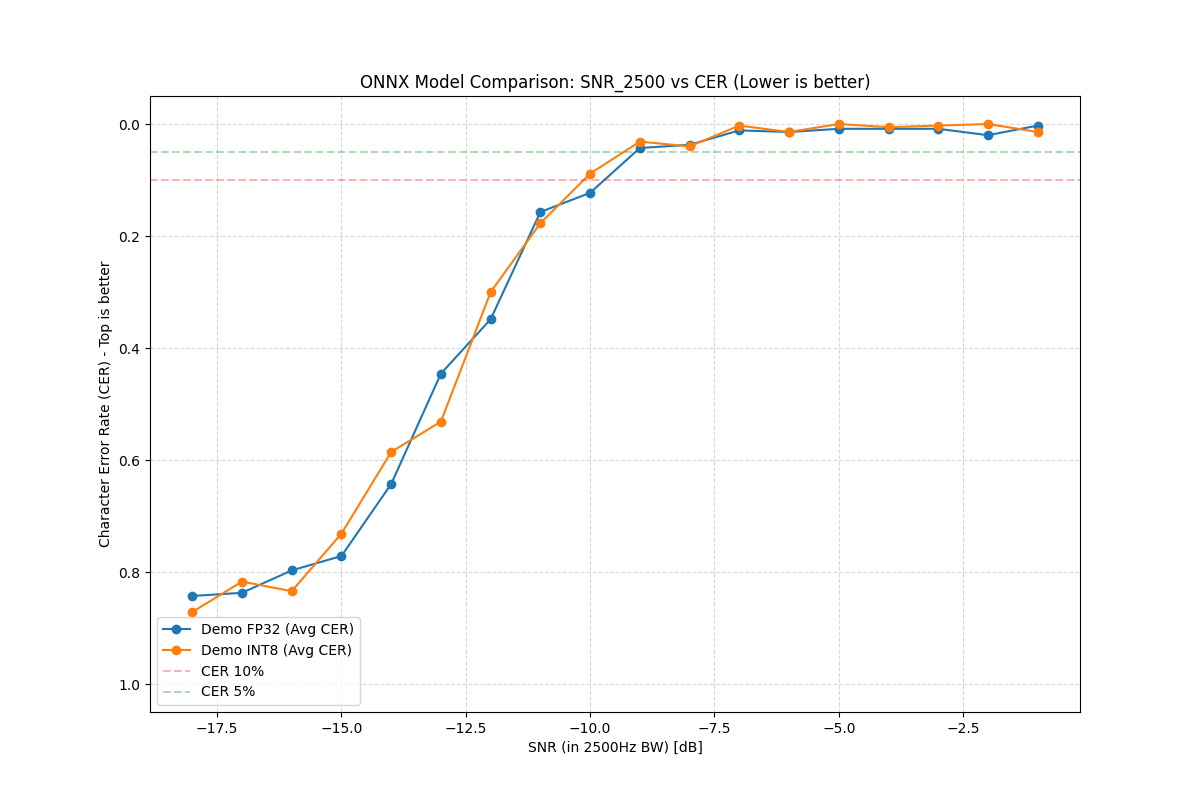

Write the Python code that produced this figure.
import torch
import torchaudio
import numpy as np
import matplotlib.pyplot as plt
import argparse
import os
import sys
import random
import string
import onnxruntime as ort
import concurrent.futures
import multiprocessing
import signal
from tqdm import tqdm
from typing import List, Tuple, Dict

# Add parent directory to path to import modules
sys.path.append(os.path.dirname(os.path.dirname(os.path.abspath(__file__))))

import config
from data_gen import generate_sample, CWDataset, MorseGenerator
from inference_utils import preprocess_waveform, decode_multi_task, calculate_cer

def generate_random_text(length: int = 6) -> str:
    chars = string.ascii_uppercase + string.digits
    return "".join(random.choices(chars, k=length)) + " "

def worker_init():
    """Initialize worker process."""
    # Prevent workers from using multiple threads for torch operations
    # which can cause contention with the parent process and other workers.
    torch.set_num_threads(1)

def generate_sample_wrapper(args):
    """Wrapper for parallel generation."""
    text, snr_2500, wpm, random_freq, fading_speed, min_fading, qrm_prob, impulse_prob = args
    
    freq = random.uniform(config.MIN_FREQ, config.MAX_FREQ) if random_freq else 700.0
    
    # Adaptive WPM logic
    sample_wpm = wpm
    if wpm == 20:
        # We need a temporary generator for estimation
        gen = MorseGenerator()
        sample_wpm = gen.estimate_wpm_for_target_frames(
            text,
            target_frames=int(10.0 * 0.9 * config.SAMPLE_RATE / config.HOP_LENGTH),
            min_wpm=15, max_wpm=45
        )

    waveform, _, _, _ = generate_sample(
        text=text, wpm=sample_wpm, snr_2500=snr_2500, frequency=freq,
        jitter=0.0, weight=1.0, fading_speed=fading_speed, min_fading=min_fading,
        qrm_prob=qrm_prob, impulse_prob=impulse_prob
    )
    
    return waveform.numpy(), text

class ONNXPerformanceEvaluator:
    def __init__(self, model_path: str, executor: concurrent.futures.ProcessPoolExecutor):
        print(f"Loading ONNX model from {model_path}")
        # Dynamic quantization (INT8) often hangs or is unsupported on CUDAExecutionProvider.
        # Use CPU for quantized models, and CUDA for others if available.
        is_quantized = "quantized" in model_path.lower()
        
        available_providers = ort.get_available_providers()
        providers = []
        if not is_quantized and 'CUDAExecutionProvider' in available_providers:
            providers.append('CUDAExecutionProvider')
        providers.append('CPUExecutionProvider')
        
        print(f"Model: {os.path.basename(model_path)} | Quantized: {is_quantized} | Providers: {providers}")
        self.session = ort.InferenceSession(model_path, providers=providers)
        
        # Determine number of layers from inputs
        self.num_layers = 0
        input_names = [i.name for i in self.session.get_inputs()]
        while f"attn_k_{self.num_layers}" in input_names:
            self.num_layers += 1
        print(f"Detected {self.num_layers} layers in ONNX model")

        self.spec_transform = torchaudio.transforms.Spectrogram(
            n_fft=config.N_FFT,
            hop_length=config.HOP_LENGTH,
            power=2.0,
            center=False
        )
        self.f_bin_start = int(round(config.F_MIN * config.N_FFT / config.SAMPLE_RATE))
        self.f_bin_end = self.f_bin_start + config.N_BINS
        self.gen = MorseGenerator()
        self.executor = executor

    def preprocess(self, waveform: torch.Tensor) -> torch.Tensor:
        """Standardized preprocessing matching inference_utils.py."""
        # inference_utils.preprocess_waveform already handles padding and cropping
        device = torch.device("cpu")
        return preprocess_waveform(waveform, device)

    def init_states(self, batch_size: int = 1, n_bins: int = 16):
        d_k = config.D_MODEL // config.N_HEAD
        states = {
            'pcen_state': np.zeros((batch_size, 1, n_bins), dtype=np.float32),
            'sub_cache': np.zeros((batch_size, 1, 2, n_bins), dtype=np.float32)
        }
        for i in range(self.num_layers):
            states[f'attn_k_{i}'] = np.zeros((batch_size, config.N_HEAD, 0, d_k), dtype=np.float32)
            states[f'attn_v_{i}'] = np.zeros((batch_size, config.N_HEAD, 0, d_k), dtype=np.float32)
            states[f'offset_{i}'] = np.array(0, dtype=np.int64)
            states[f'conv_cache_{i}'] = np.zeros((batch_size, config.D_MODEL, config.KERNEL_SIZE - 1), dtype=np.float32)
        return states

    def run_inference(self, mels: torch.Tensor) -> Tuple[torch.Tensor, torch.Tensor, torch.Tensor]:
        """Run streaming inference on full mels by chunking."""
        batch_size = mels.size(0)
        seq_len = mels.size(1)
        chunk_size = 40 # Standard chunk size for this model (multiple of 4)
        
        # Get expected input dimension from model
        n_bins = self.session.get_inputs()[0].shape[2]
        
        states = self.init_states(batch_size, n_bins)
        
        # [FIX] Initialize PCEN state with the first frame to avoid warmup issues.
        # Sync with demo/inference.js runFullInference
        if seq_len > 0:
            states['pcen_state'] = mels[:, 0:1, :n_bins].numpy().copy()

        all_logits = []
        all_signal_logits = []
        all_boundary_logits = []
        
        for i in range(0, seq_len, chunk_size):
            chunk_torch = mels[:, i:i+chunk_size, :]
            
            # Pad frequency bins if necessary
            if chunk_torch.size(2) < n_bins:
                pad_freq = n_bins - chunk_torch.size(2)
                chunk_torch = torch.nn.functional.pad(chunk_torch, (0, pad_freq))
            elif chunk_torch.size(2) > n_bins:
                chunk_torch = chunk_torch[:, :, :n_bins]
                
            chunk = chunk_torch.numpy()
            
            # Ensure chunk size is multiple of 4 for subsampling
            orig_len = chunk.shape[1]
            if orig_len % 4 != 0:
                pad_len = 4 - (orig_len % 4)
                chunk = np.pad(chunk, ((0,0), (0, pad_len), (0,0)), mode='constant')
            
            inputs = {'x': chunk}
            inputs.update(states)
            
            outputs = self.session.run(None, inputs)
            
            # Output order: (logits, signal_logits, boundary_logits), (new_pcen_state, new_sub_cache, new_layer_states)
            logits, signal_logits, boundary_logits = outputs[0], outputs[1], outputs[2]
            
            # Trim padding from logits (subsampled)
            if orig_len % 4 != 0:
                valid_len = (orig_len + config.SUBSAMPLING_RATE - 1) // config.SUBSAMPLING_RATE
                logits = logits[:, :valid_len, :]
                signal_logits = signal_logits[:, :valid_len, :]
                boundary_logits = boundary_logits[:, :valid_len, :]

            all_logits.append(logits)
            all_signal_logits.append(signal_logits)
            all_boundary_logits.append(boundary_logits)
            
            # Update states
            states['pcen_state'] = outputs[3]
            states['sub_cache'] = outputs[4]
            for l in range(self.num_layers):
                states[f'attn_k_{l}'] = outputs[5 + l*4]
                states[f'attn_v_{l}'] = outputs[5 + l*4 + 1]
                states[f'offset_{l}'] = outputs[5 + l*4 + 2]
                states[f'conv_cache_{l}'] = outputs[5 + l*4 + 3]
                
        full_logits = np.concatenate(all_logits, axis=1)
        full_signal_logits = np.concatenate(all_signal_logits, axis=1)
        full_boundary_logits = np.concatenate(all_boundary_logits, axis=1)
        
        # Trim back to original length (subsampled)
        expected_len = (seq_len + config.SUBSAMPLING_RATE - 1) // config.SUBSAMPLING_RATE
        full_logits = full_logits[:, :expected_len, :]
        full_signal_logits = full_signal_logits[:, :expected_len, :]
        full_boundary_logits = full_boundary_logits[:, :expected_len, :]
        
        return torch.from_numpy(full_logits), torch.from_numpy(full_signal_logits), torch.from_numpy(full_boundary_logits)

    def evaluate_batch(self, texts: List[str], snr_2500: float, wpm: int = 20, random_freq: bool = False,
                       fading_speed: float = 0.0, min_fading: float = 1.0,
                       qrm_prob: float = 0.1, impulse_prob: float = 0.001) -> List[float]:
        
        args_list = [
            (text, snr_2500, wpm, random_freq, fading_speed, min_fading, qrm_prob, impulse_prob)
            for text in texts
        ]
        
        # Parallel generation using persistent executor
        results = list(self.executor.map(generate_sample_wrapper, args_list))
            
        waveforms = []
        target_texts = []
        for wf, txt in results:
            waveforms.append(torch.from_numpy(wf))
            target_texts.append(txt)
            
        # Stack into batch
        batch_waveform = torch.stack(waveforms)
        
        # Preprocess batch
        mels = self.preprocess(batch_waveform)
        
        # Run inference on batch
        # If the batch is very large, you might want to split it here,
        # but for 30-100 samples, a single batch is usually faster on GPU.
        logits, signal_logits, boundary_logits = self.run_inference(mels)
        
        # Move to CPU for decoding logic which is non-vectorized anyway
        logits = logits.cpu()
        signal_logits = signal_logits.cpu()
        boundary_logits = boundary_logits.cpu()

        # Decode and calculate CER
        cers = []
        bound_probs_batch = torch.sigmoid(boundary_logits).squeeze(-1)
        
        # CER calculation is CPU bound and string-heavy, so we just loop
        for i in range(len(texts)):
            # Unified Decoding
            decoded, _ = decode_multi_task(logits[i], signal_logits[i], bound_probs_batch[i])
            cer = calculate_cer(target_texts[i], decoded)
            cers.append(cer)
            
        return cers

def main():
    # Use 'spawn' instead of 'fork' to avoid deadlocks with torch/CUDA in subprocesses.
    # This must be called before any multiprocessing-related code.
    try:
        multiprocessing.set_start_method('spawn', force=True)
    except RuntimeError:
        pass

    parser = argparse.ArgumentParser()
    parser.add_argument("--models", type=str, nargs='+', required=True, help="List of ONNX model paths")
    parser.add_argument("--labels", type=str, nargs='+', help="Labels for the models in the plot")
    parser.add_argument("--samples", type=int, default=30, help="Samples per SNR point")
    parser.add_argument("--output", type=str, default="diagnostics/visualize_snr_performance_onnx.png")
    parser.add_argument("--random-freq", action="store_true", help="Enable frequency randomization")
    parser.add_argument("--fading-speed", type=float, default=0.0)
    parser.add_argument("--min-fading", type=float, default=1.0)
    parser.add_argument("--qrm-prob", type=float, default=0.1)
    parser.add_argument("--impulse-prob", type=float, default=0.001)
    args = parser.parse_args()

    if args.labels and len(args.labels) != len(args.models):
        print("Error: Number of labels must match number of models")
        return

    labels = args.labels if args.labels else [os.path.basename(m) for m in args.models]
    snrs = np.arange(config.EVAL_SNR_MIN, config.EVAL_SNR_MAX, config.EVAL_SNR_STEP)

    
    plt.figure(figsize=(12, 8))
    
    # Create a single executor for the entire run
    with concurrent.futures.ProcessPoolExecutor(
        max_workers=multiprocessing.cpu_count(),
        initializer=worker_init
    ) as executor:
        
        # Setup signal handler for clean exit
        def signal_handler(sig, frame):
            print("\nInterrupt received, shutting down...")
            executor.shutdown(wait=False, cancel_futures=True)
            sys.exit(0)
        
        signal.signal(signal.SIGINT, signal_handler)
        signal.signal(signal.SIGTERM, signal_handler)

        for model_path, label in zip(args.models, labels):
            if not os.path.exists(model_path):
                print(f"Warning: Model not found at {model_path}. Skipping.")
                continue
                
            evaluator = ONNXPerformanceEvaluator(model_path, executor)
            
            avg_cers = []
            print(f"Evaluating model: {label}")
            
            for snr in tqdm(snrs):
                texts = [generate_random_text(6) for _ in range(args.samples)]
                cers = evaluator.evaluate_batch(
                    texts, snr, random_freq=args.random_freq,
                    fading_speed=args.fading_speed, min_fading=args.min_fading,
                    qrm_prob=args.qrm_prob, impulse_prob=args.impulse_prob
                )
                avg_cer = np.mean(cers)
                avg_cers.append(avg_cer)
                print(f"  SNR: {snr:3d}dB | Avg CER: {avg_cer:.4f}")

            plt.plot(snrs, avg_cers, marker='o', label=f'{label} (Avg CER)')

    plt.axhline(y=0.1, color='red', linestyle='--', alpha=0.3, label='CER 10%')
    plt.axhline(y=0.05, color='green', linestyle='--', alpha=0.3, label='CER 5%')
    plt.grid(True, which='both', linestyle='--', alpha=0.5)
    plt.xlabel("SNR (in 2500Hz BW) [dB]")
    plt.ylabel("Character Error Rate (CER)")
    plt.title(f"ONNX Model Comparison: SNR_2500 vs CER (Lower is better)")
    plt.legend()
    plt.ylim(-0.05, 1.05)
    plt.gca().invert_yaxis()
    plt.ylabel("Character Error Rate (CER) - Top is better")
    
    plt.savefig(args.output)
    print(f"Plot saved to {args.output}")

if __name__ == "__main__":
    main()